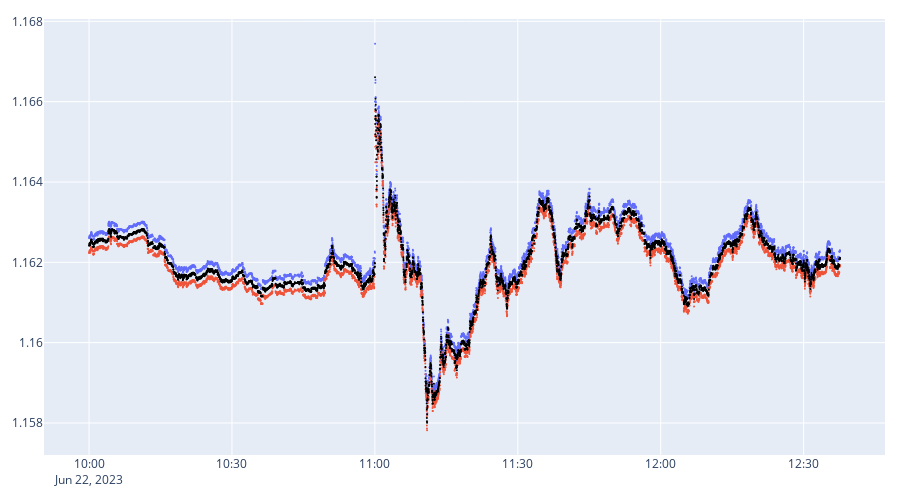

Source (notebook cell):
### Code cell
df_plt = bid_ask.copy()[bid_ask.t > np.datetime64('2023-06-22 10:00:00')]
m = 15
fig = Figure(layout=go.Layout(height=500, margin={'t':m,'b':m,'l':m,'r':m}))
fig.add_traces(Scatter(x=df_plt['t'], y=df_plt['ask'], name='ask', mode="markers", marker={'size':2},showlegend=False))
fig.add_traces(Scatter(x=df_plt['t'], y=df_plt['bid'], name='bid', mode="markers", marker={'size':2},showlegend=False))
fig.add_traces(Scatter(x=df_plt['t'], y=(df_plt['bid'] + df_plt['ask'])/2, name='mid', mode="markers", marker={'size':2, 'color':'black'},showlegend=False))
fig.show()

### Figure 1 — Plotly figure (JSON) as saved in the notebook; plotly's stock layout.template omitted (floating-point values rounded to 4 significant figures; data arrays with more than 128 entries replaced by an {"elided": "..."} marker saying what was removed)
{"data": [{"marker": {"size": 2}, "mode": "markers", "name": "ask", "showlegend": false, "type": "scatter", "x": {"elided": "6579 str values"}, "y": {"elided": "6579 float values"}}, {"marker": {"size": 2}, "mode": "markers", "name": "bid", "showlegend": false, "type": "scatter", "x": {"elided": "6579 str values"}, "y": {"elided": "6579 float values"}}, {"marker": {"color": "black", "size": 2}, "mode": "markers", "name": "mid", "showlegend": false, "type": "scatter", "x": {"elided": "6579 str values"}, "y": {"elided": "6579 float values"}}], "layout": {"height": 500, "margin": {"b": 15, "l": 15, "r": 15, "t": 15}}}
